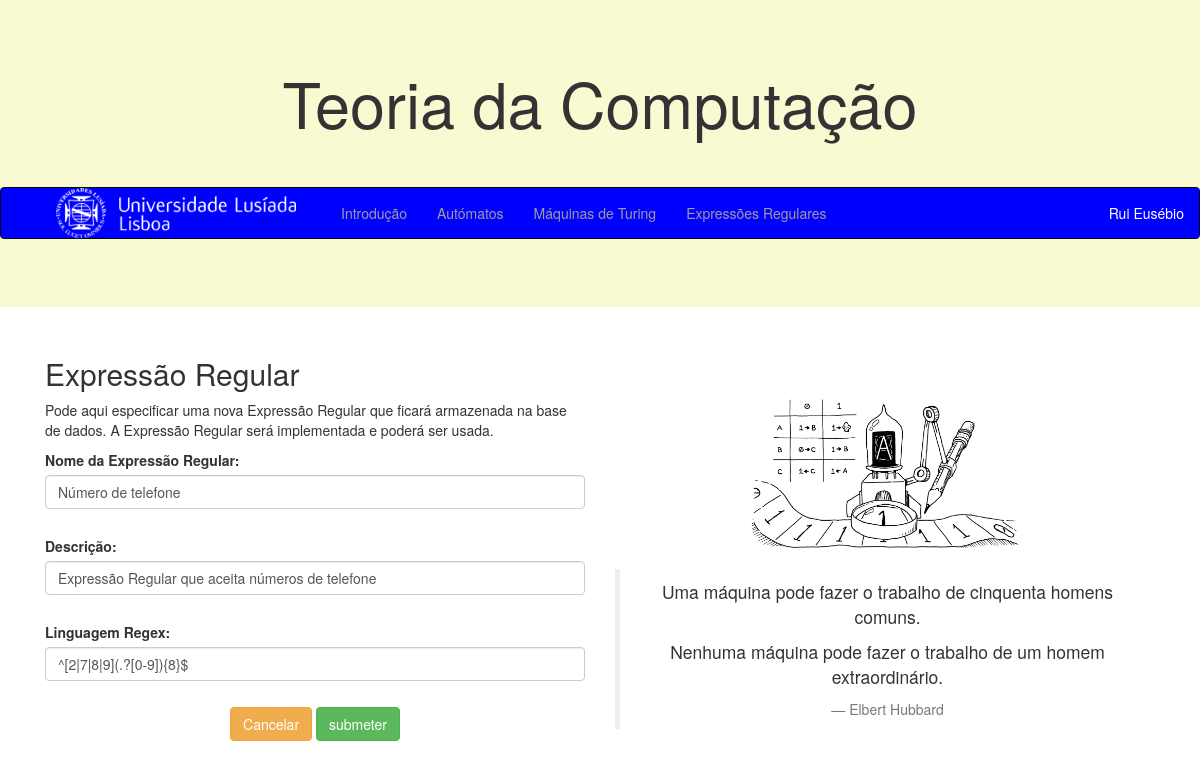
The page /edita_expressao/2/ on the database its author committed.
### computacao/models.py (models this page shows, shortened)
class Expressao(models.Model):
    nome = models.CharField(max_length=100)
    descricao = models.CharField(max_length=100)
    regex = models.CharField(max_length=100)

### computacao/views.py (the view)
# urls.py: path('edita_expressao/<int:expressao_id>/', views.edita_expressao, name='edita_expressao'),
def edita_expressao(request, expressao_id):
    instance = Expressao.objects.get(id=expressao_id)
    form = ExpressaoForm(request.POST or None, instance=instance)
    if form.is_valid():
        a = form.save()
        a.save()
        return HttpResponseRedirect(reverse('computacao:expressoes'))
    context = {'form': form, 'expressao_id':expressao_id}
    return render(request, 'computacao/edita_expressao.html', context)

### computacao/forms.py
class ExpressaoForm(ModelForm):
    class Meta:
        model = Expressao
        fields = '__all__'
        widgets = {
            'nome': forms.TextInput(attrs={'class': 'form-control'}),
            'descricao': forms.TextInput(attrs={'class': 'form-control', 'placeholder':'Expressão Regular que aceita sequências ...'}),
            'regex': forms.TextInput(attrs={'class': 'form-control'})
        }
        labels = {
            'nome': 'Nome da Expressão Regular',
            'descricao': 'Descrição',
            'regex': 'Linguagem Regex'
        }
        placeholders = {
            'nome': 'Nome da Expressão Regular',
            'descricao': 'Descrição',
            'regex': 'Linguagem Regex'
        }
        help_texts = {
            'nome': 'Atribua um nome, com no máximo 3 palavras, que identifique a Expressão Regular',
            'descricao': 'Descreva o tipo de sequências que a Expressão Regular reconhece',
            'regex': 'Insira uma linguagem Regex (e.g. "^[2789](.?[\d]{8}$")'
        }

### computacao/templates/computacao/edita_expressao.html (shortened to what this page needs)
{% extends 'computacao/layout.html' %}
{% block main %}
    <main class="col-sm-6">
        <h2>Expressão Regular</h2>
        <p>Pode aqui especificar uma nova Expressão Regular que ficará armazenada na base de dados.
            A Expressão Regular será implementada e poderá ser usada.</p>
        <form class="form-group" action="{% url 'computacao:edita_expressao' expressao_id %}" method="POST">
            {{ form.as_p }}
            <div class="text-center">
                <a href="{% url 'computacao:expressoes' %}" role="button" class="btn btn-warning">Cancelar</a>
                <input type="submit" class="btn btn-success" value="submeter">
            </div>
        </form>
    </main>
    <aside class="col-sm-6 text-center">
        <br><br><br>
        {% load static %}
        <img src="{% static 'computacao/images/logo/turing-machine.png' %}" alt="">
        <br><br>
        <blockquote class="blockquote">
            <p class="mb-0">Uma máquina pode fazer o trabalho de cinquenta homens comuns.</p>
            <p class="mb-0">Nenhuma máquina pode fazer o trabalho de um homem extraordinário.</p>
            <footer class="blockquote-footer">Elbert Hubbard</footer>
        </blockquote>
    </aside>
{% endblock %}

### computacao/static/computacao/style.css (style rules this page uses)
aside img { width:50%; }
.form-control { display:inline-block; }

### rows shown on the page
Expressao: nome "Número de telefone", descricao "Expressão Regular que aceita números de telefone", regex "^[2|7|8|9](.?[0-9]){8}$"
